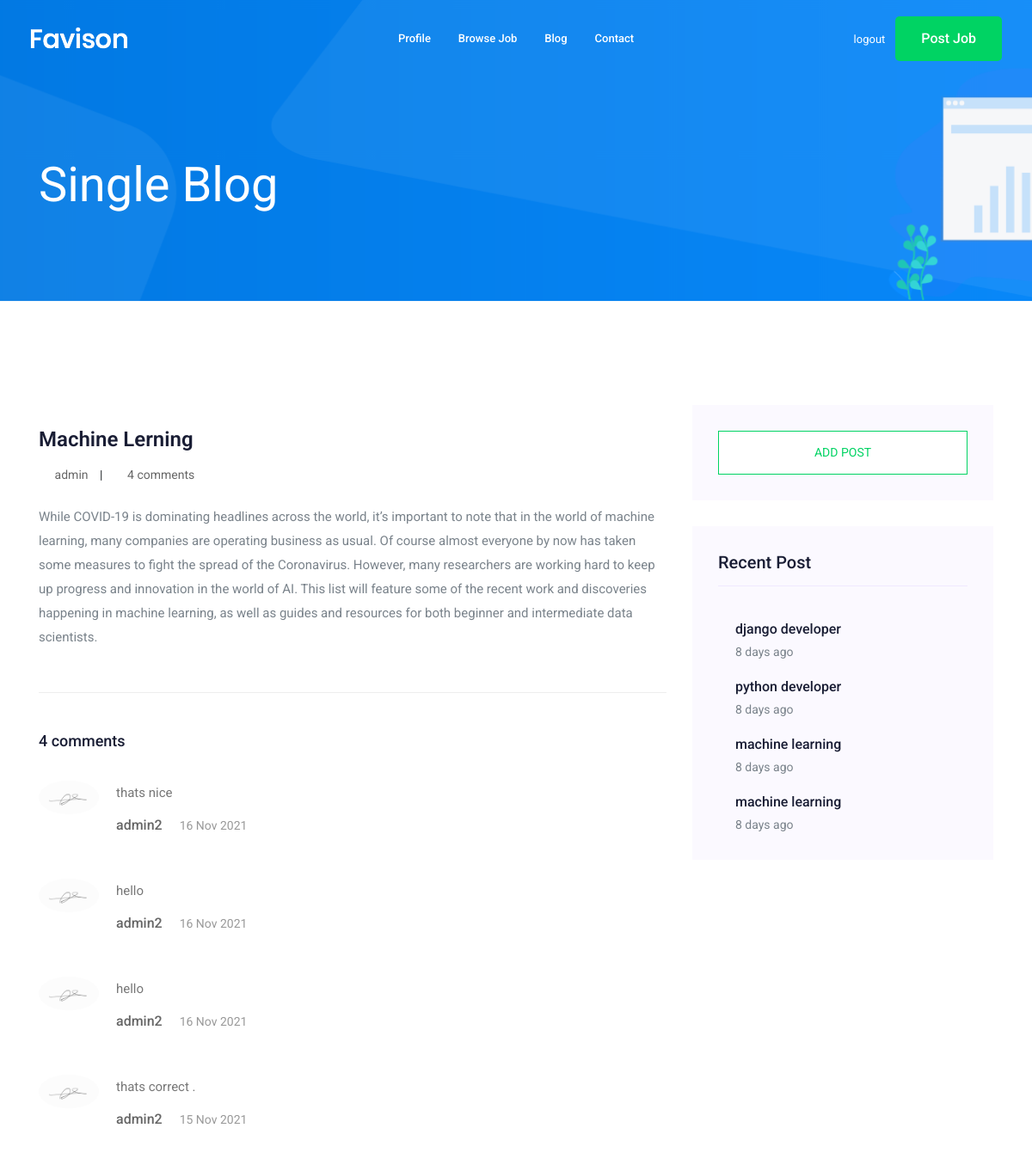
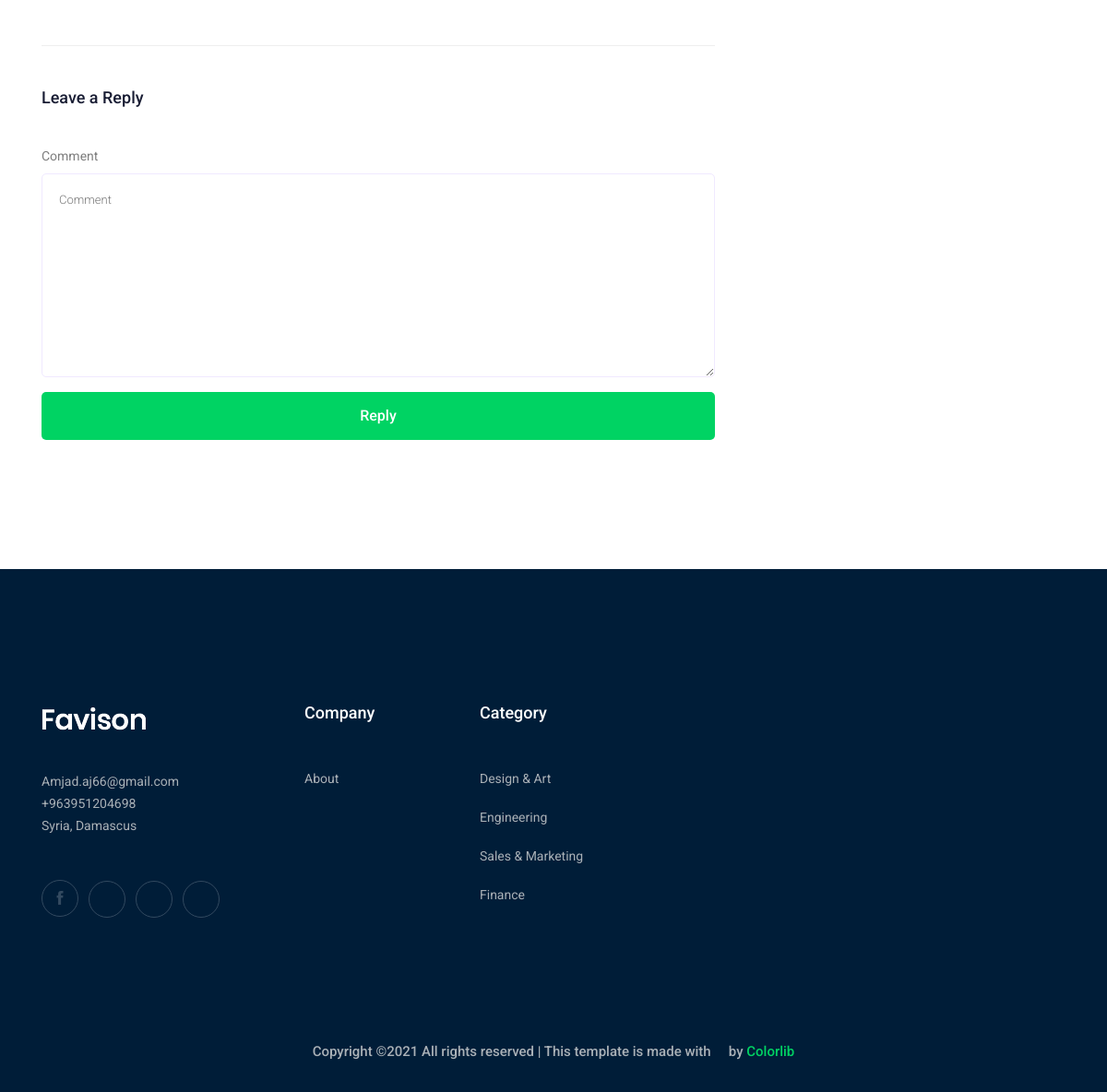
The page /blog/machine-lerning (signed in) on the database its author committed (2 pictures, top to bottom).
### blog/models.py (models this page shows, shortened)
class Post(models.Model):
    owner = models.ForeignKey(User , related_name='post_user', on_delete=models.CASCADE)
    title = models.CharField(max_length=100)
    content = models.TextField(max_length=10000)
    published_at = models.DateTimeField(auto_now= True)
    slug = models.SlugField(null=True, blank=True, unique=True)
    def get_date(self):
        time = datetime.now()
        if self.published_at.day == time.day:
            return str(time.hour - self.published_at.hour) + " hours ago"
        else:
            if self.published_at.month == time.month:
                return str(time.day - self.published_at.day) + " days ago"
            else:
                if self.published_at.year == time.year:
                    return str(time.month - self.published_at.month) + " months ago"
        return self.published_at
    def __str__(self):
        return self.title

class Comments(models.Model):
    owner = models.ForeignKey(User, related_name='details', on_delete=models.CASCADE)
    post = models.ForeignKey(Post,related_name='details', on_delete=models.CASCADE)
    comment  = models.TextField()
    comment_date  = models.DateTimeField(auto_now= True)
    class Meta:
        ordering = ('-comment_date',)

### accounts/models.py (models this page shows, shortened)
class Profile(models.Model):
    user = models.OneToOneField(User, on_delete= CASCADE)
    phone_number =  models.CharField(max_length=15)
    image = models.ImageField(upload_to = 'profile/')

### blog/views.py (the view)
# urls.py: path('<str:slug>', views.post_details, name = 'post_details' ),
@login_required
def post_details(request, slug):
	post_details = get_object_or_404(Post, slug=slug)
	user = request.user
	recent_posts = Post.objects.filter().order_by('-published_at')[:4]
	if request.method == 'POST':
		form = NewCommentForm(request.POST)
		if form.is_valid():
			data = form.save(commit=False)
			data.post = post_details
			data.owner = user
			data.save()
			return redirect('blog:post_details', slug = slug)
	else:
		form = NewCommentForm()
	return render(request, 'blog/single-blog.html', {'post_details':post_details, 'form':form, 'recent_posts':recent_posts})

### blog/forms.py
class NewCommentForm(forms.ModelForm):
	class Meta:
		model = Comments
		fields = ['comment']

### blog/templates/blog/single-blog.html (shortened to what this page needs)
{% extends 'base.html' %}
{% block body %}
{% load bootstrap5 %}
<div class="bradcam_area bradcam_bg_1">
   <div class="container">
      <div class="row">
         <div class="col-xl-12">
            <div class="bradcam_text">
               <h3>single blog</h3>
            </div>
         </div>
      </div>
   </div>
</div>
<section class="blog_area single-post-area section-padding">
   <div class="container">
      <div class="row">
         <div class="col-lg-8 posts-list">
            <div class="single-post">
               <div class="blog_details">
                  <h2>{{post_details}}
                  </h2>
                  <ul class="blog-info-link mt-3 mb-4">
                     {% if post_details.owner.id == request.user.id %}
                     <li><a href="{% url 'accounts:profile' %}"><i class="fa fa-user"></i> {{post_details.owner}}</a>
                     </li>
                     {% else %}
                     <li><a href="{% url 'accounts:visit_profile' post_details.owner.id %}"><i class="fa fa-user"></i>
                           {{post_details.owner}}</a></li>
                     {% endif %}
                     <li><a ><i class="fa fa-comments"></i> {{post_details.details.all| length}} comments</a>
                     </li>
                  </ul>
                  <p class="excert">
                     {{post_details.content}}
                  </p>
               </div>
            </div>
            <div class="comments-area">
               <h4>{{post_details.details.all| length}}  comments</h4>
               {% for i in post_details.details.all  %}
               <div class="comment-list">
                  <div class="single-comment justify-content-between d-flex">
                     <div class="user justify-content-between d-flex">
                        <div class="thumb">
                           <img src="{{i.owner.profile.image.url}}" alt="Me">
                        </div>
                        <div class="desc">
                           <p class="comment">
                              {{i.comment}}
                           </p>
                           <div class="d-flex justify-content-between">
                              <div class="d-flex align-items-center">
                                 <h5>
                                    {% if i.owner.id == request.user.id %}
                                    <a href="{% url 'accounts:profile' %}">{{i.owner}}</a>
                                    {% else %}
                                       <a href="{% url 'accounts:visit_profile' i.owner.id %}">{{i.owner}}</a>
                                    {% endif %}
                                 </h5>
                                 <p class="date">{{i.comment_date|date:"d M o" }}</p>
                              </div>
                           </div>
                        </div>
                     </div>
                  </div>
               </div>
               {% endfor %}
            </div>
            {% if request.user.is_authenticated %}
            <div class="comment-form">
               <h4>Leave a Reply</h4>
               <form method="post">
                  {% bootstrap_form  form %}
                  {% buttons %}
                  <button class="boxed-btn3 w-100" type="submit">reply</button>
                  {% endbuttons %}
               </form>
            </div>
            {% endif %}
         </div>
         <div class="col-lg-4">
            <div class="blog_right_sidebar">
               <aside class="single_sidebar_widget search_widget">
                  <a href="{% url 'blog:add_post' %}">  <button class="button rounded-0 primary-bg text-white w-100 btn_1 boxed-btn" type="submit">  Add
                     Post </button></a>
               </aside>
               <aside class="single_sidebar_widget popular_post_widget">
                  <h3 class="widget_title">Recent Post</h3>
                  {% for post  in recent_posts %}
                  <div class="media post_item">
                     <div class="media-body">
                        <a href="{% url 'blog:post_details' post.slug %}">
                           <h3>{{post}}</h3>
                        </a>
                        <p>{{post.get_date}}</p>
                     </div>
                  </div>
                  {% endfor %}
               </aside>
            </div>
         </div>
      </div>
   </div>
</section>
{% endblock body %}

### rows shown on the page
Post: title "Machine Lerning", owner "admin", details.all|length "4", content "While COVID-19 is dominating headlines across the world, it’s important to note that in the world of machine learning, many companies are operating business as usual. Of course almost everyone by now has taken some measures to fight the spread of the Coronavirus. However, many researchers are working hard to keep up progress and innovation in the world of AI. This list will feature some of the recent work and discoveries happening in machine learning, as well as guides and resources for both beginner and intermediate data scientists."
Comments: owner.profile.image (picture), comment "thats nice", owner "admin2", comment_date "16 Nov 2021"
Comments: owner.profile.image (picture), comment "hello", owner "admin2", comment_date "16 Nov 2021"
Comments: owner.profile.image (picture), comment "hello", owner "admin2", comment_date "16 Nov 2021"
Comments: owner.profile.image (picture), comment "thats correct .", owner "admin2", comment_date "15 Nov 2021"
Post: title "django developer", get_date "8 days ago"
Post: title "python developer", get_date "8 days ago"
Post: title "machine learning", get_date "8 days ago"
Post: title "machine learning", get_date "8 days ago"
